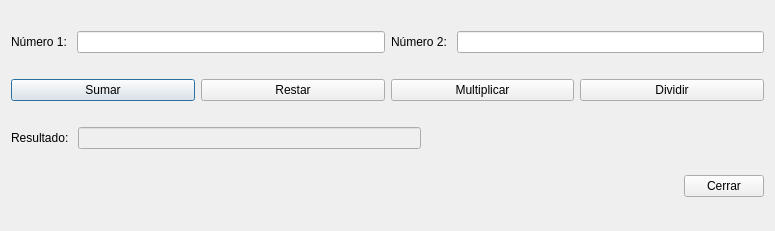
<?xml version="1.0" encoding="UTF-8"?>
<ui version="4.0">
 <class>Dialog</class>
 <widget class="QDialog" name="Dialog">
  <property name="geometry">
   <rect>
    <x>0</x>
    <y>0</y>
    <width>775</width>
    <height>231</height>
   </rect>
  </property>
  <property name="windowTitle">
   <string>Calculadora</string>
  </property>
  <layout class="QVBoxLayout" name="verticalLayout">
   <item>
    <layout class="QHBoxLayout" name="horizontalLayout">
     <item>
      <widget class="QLabel" name="label">
       <property name="text">
        <string>Número 1: </string>
       </property>
      </widget>
     </item>
     <item>
      <widget class="QLineEdit" name="txt_uno"/>
     </item>
     <item>
      <widget class="QLabel" name="label_2">
       <property name="text">
        <string>Número 2: </string>
       </property>
      </widget>
     </item>
     <item>
      <widget class="QLineEdit" name="txt_dos"/>
     </item>
    </layout>
   </item>
   <item>
    <layout class="QHBoxLayout" name="horizontalLayout_2">
     <item>
      <widget class="QPushButton" name="btn_sumar">
       <property name="text">
        <string>Sumar</string>
       </property>
      </widget>
     </item>
     <item>
      <widget class="QPushButton" name="btn_restar">
       <property name="text">
        <string>Restar</string>
       </property>
      </widget>
     </item>
     <item>
      <widget class="QPushButton" name="btn_multiplicar">
       <property name="text">
        <string>Multiplicar</string>
       </property>
      </widget>
     </item>
     <item>
      <widget class="QPushButton" name="btn_dividir">
       <property name="text">
        <string>Dividir</string>
       </property>
      </widget>
     </item>
    </layout>
   </item>
   <item>
    <layout class="QHBoxLayout" name="horizontalLayout_3">
     <item>
      <widget class="QLabel" name="label_3">
       <property name="text">
        <string>Resultado: </string>
       </property>
      </widget>
     </item>
     <item>
      <widget class="QLineEdit" name="txt_resultado">
       <property name="enabled">
        <bool>false</bool>
       </property>
      </widget>
     </item>
     <item>
      <spacer name="horizontalSpacer">
       <property name="orientation">
        <enum>Qt::Horizontal</enum>
       </property>
       <property name="sizeHint" stdset="0">
        <size>
         <width>40</width>
         <height>20</height>
        </size>
       </property>
      </spacer>
     </item>
    </layout>
   </item>
   <item>
    <layout class="QHBoxLayout" name="horizontalLayout_4">
     <item>
      <spacer name="horizontalSpacer_2">
       <property name="orientation">
        <enum>Qt::Horizontal</enum>
       </property>
       <property name="sizeHint" stdset="0">
        <size>
         <width>40</width>
         <height>20</height>
        </size>
       </property>
      </spacer>
     </item>
     <item>
      <widget class="QPushButton" name="btn_cerrar">
       <property name="text">
        <string>Cerrar</string>
       </property>
      </widget>
     </item>
    </layout>
   </item>
  </layout>
 </widget>
 <resources/>
 <connections/>
</ui>
